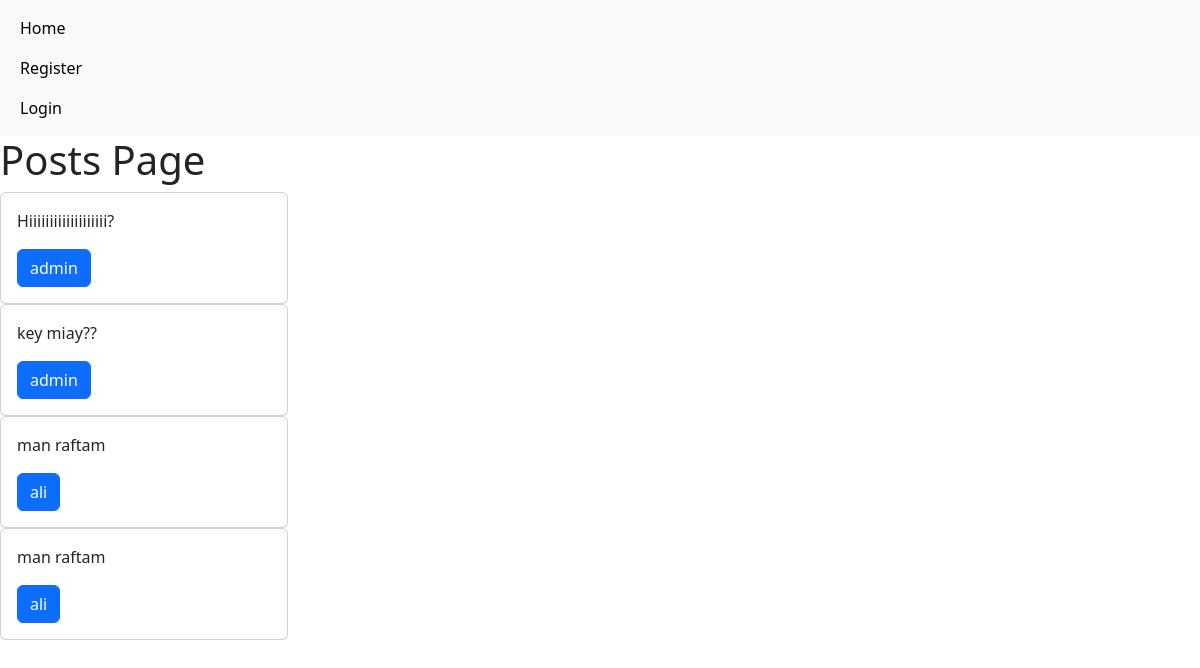
Before: / with the older database file.
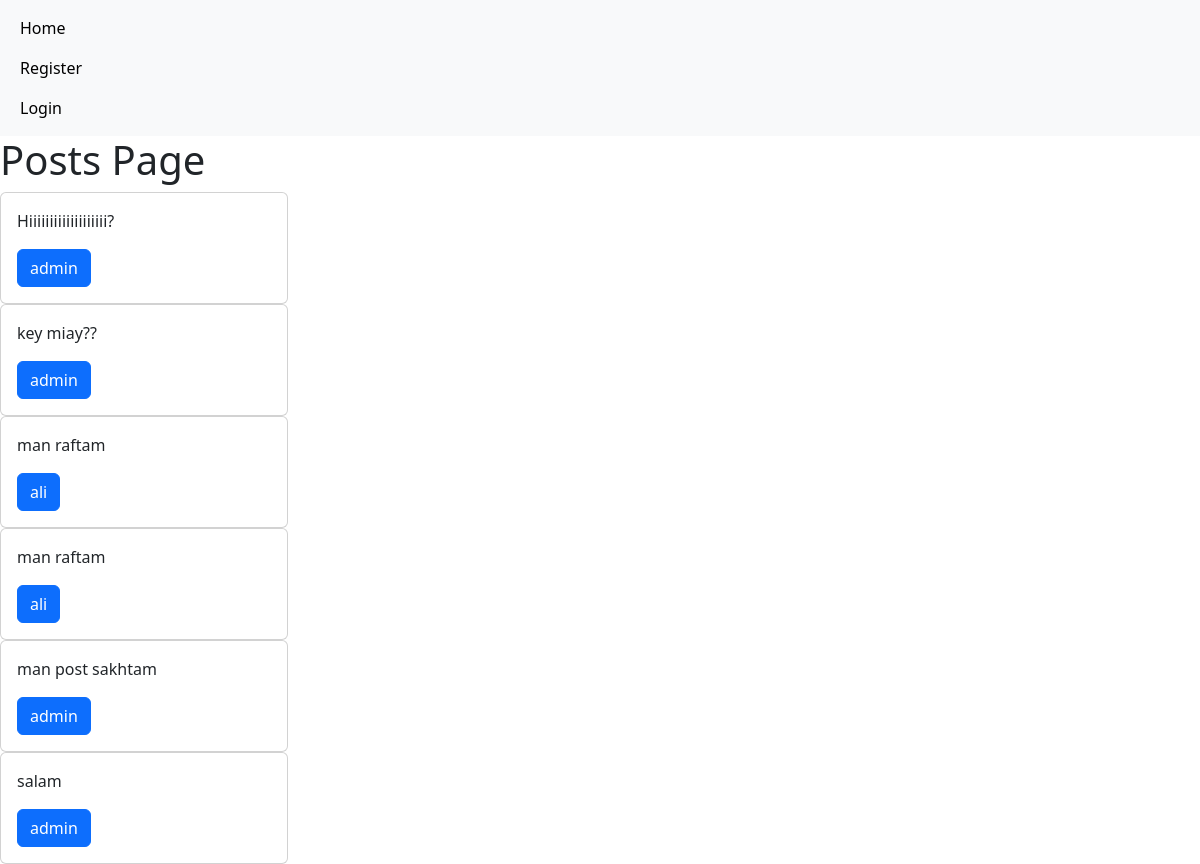
After: the same page with the newer database file.
### home/models.py (models this page shows, shortened)
class Post(models.Model):
    user=models.ForeignKey(User, on_delete=models.CASCADE)
    body=models.TextField()
    slug=models.SlugField()
    created_at=models.DateTimeField(auto_now_add=True)
    updated_at=models.DateTimeField(auto_now=True)

### home/views.py (the view)
# urls.py: path('',views.HomeView.as_view(),name='home'),
class HomeView(View):
    def get(self,request):
        posts=Post.objects.all()
        return render(request, 'home/index.html',{'posts':posts})

### home/templates/home/index.html
{% extends 'base.html' %}
{% block content %}
<h1>Posts Page</h1>
{% for post in posts %}
<div class="card" style="width: 18rem;">
    <div class="card-body">
      <p class="card-text">{{post.body}}</p>
      <a href="{% url 'accounts:profile' post.user.id%}" class="btn btn-primary">{{post.user}}</a>
    </div>
  </div>
  {% endfor %}
{% endblock %}

Changed rows visible on the page:
added Post: body "man post sakhtam", user "admin"
added Post: body "salam", user "admin"
